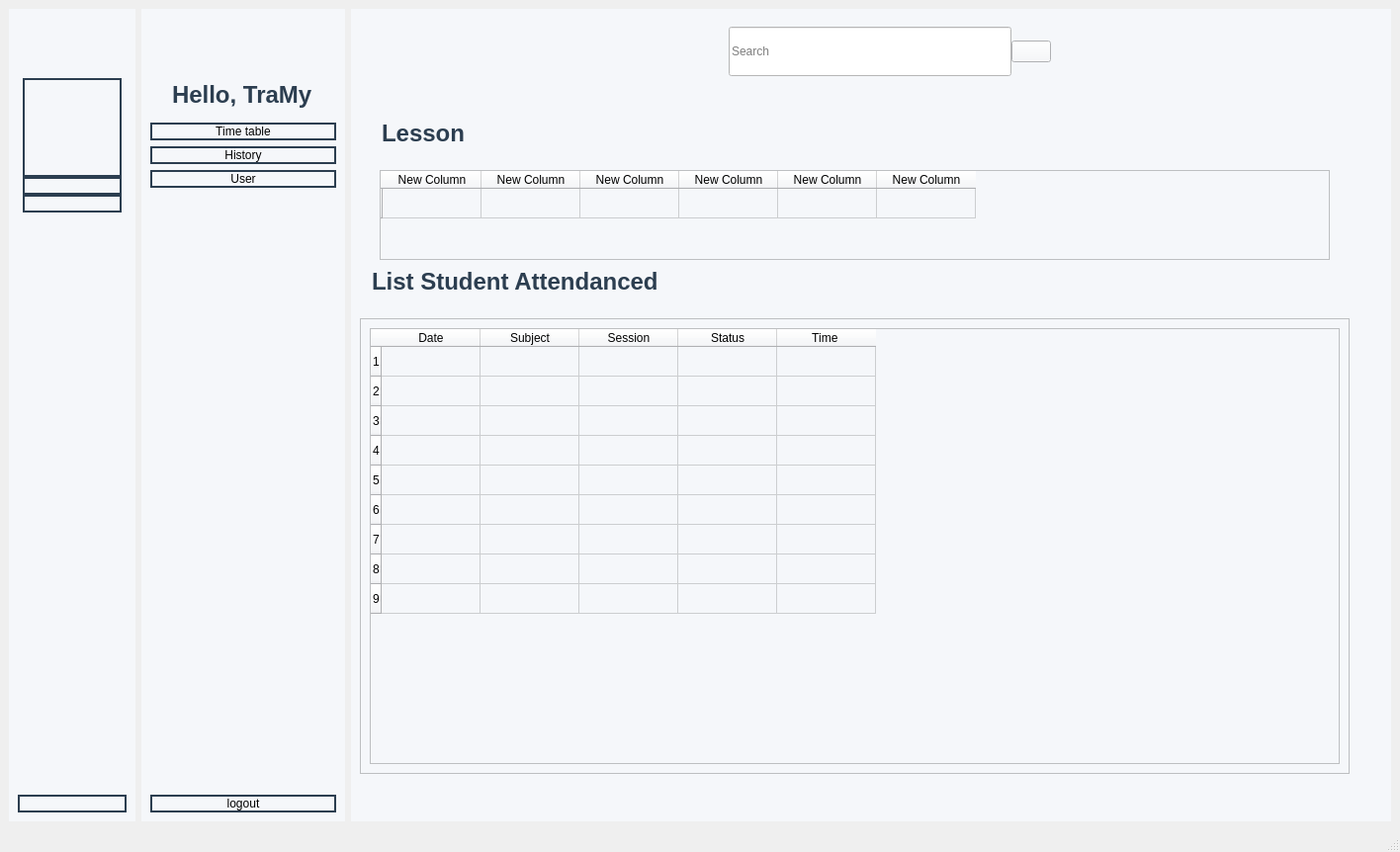
<?xml version="1.0" encoding="UTF-8"?>
<ui version="4.0">
 <class>MainWindow</class>
 <widget class="QMainWindow" name="MainWindow">
  <property name="geometry">
   <rect>
    <x>0</x>
    <y>0</y>
    <width>1416</width>
    <height>862</height>
   </rect>
  </property>
  <property name="windowTitle">
   <string>MainWindow</string>
  </property>
  <widget class="QWidget" name="centralwidget">
   <layout class="QHBoxLayout" name="horizontalLayout">
    <item>
     <widget class="QWidget" name="widget" native="true">
      <property name="enabled">
       <bool>true</bool>
      </property>
      <property name="minimumSize">
       <size>
        <width>120</width>
        <height>0</height>
       </size>
      </property>
      <property name="sizeIncrement">
       <size>
        <width>100</width>
        <height>0</height>
       </size>
      </property>
      <property name="styleSheet">
       <string notr="true">background-color:#F5F7FA;
</string>
      </property>
      <layout class="QVBoxLayout" name="verticalLayout_2">
       <item>
        <widget class="QPushButton" name="pushButton_12">
         <property name="minimumSize">
          <size>
           <width>50</width>
           <height>50</height>
          </size>
         </property>
         <property name="styleSheet">
          <string notr="true">border: none</string>
         </property>
         <property name="text">
          <string/>
         </property>
         <property name="icon">
          <iconset resource="../../../../resource.qrc">
           <normaloff>:/newPrefix/Documents/Python/qt5/UI/icon/logo_vku.jpg</normaloff>:/newPrefix/Documents/Python/qt5/UI/icon/logo_vku.jpg</iconset>
         </property>
         <property name="iconSize">
          <size>
           <width>100</width>
           <height>100</height>
          </size>
         </property>
        </widget>
       </item>
       <item>
        <layout class="QVBoxLayout" name="verticalLayout">
         <property name="spacing">
          <number>0</number>
         </property>
         <property name="leftMargin">
          <number>5</number>
         </property>
         <property name="topMargin">
          <number>5</number>
         </property>
         <property name="rightMargin">
          <number>5</number>
         </property>
         <property name="bottomMargin">
          <number>5</number>
         </property>
         <item>
          <widget class="QPushButton" name="timetablebtn">
           <property name="minimumSize">
            <size>
             <width>100</width>
             <height>100</height>
            </size>
           </property>
           <property name="styleSheet">
            <string notr="true">border: 1.5px solid #2C3E50;</string>
           </property>
           <property name="text">
            <string/>
           </property>
           <property name="icon">
            <iconset resource="../../../../resource.qrc">
             <normaloff>:/newPrefix/Documents/Python/qt5/UI/icon/table.png</normaloff>:/newPrefix/Documents/Python/qt5/UI/icon/table.png</iconset>
           </property>
           <property name="iconSize">
            <size>
             <width>100</width>
             <height>100</height>
            </size>
           </property>
           <property name="checkable">
            <bool>true</bool>
           </property>
           <property name="autoExclusive">
            <bool>true</bool>
           </property>
          </widget>
         </item>
         <item>
          <widget class="QPushButton" name="historybtn">
           <property name="styleSheet">
            <string notr="true">border: 1.5px solid #2C3E50;</string>
           </property>
           <property name="text">
            <string/>
           </property>
           <property name="icon">
            <iconset resource="../../../../resource.qrc">
             <normaloff>:/newPrefix/Documents/Python/qt5/UI/icon/history.png</normaloff>:/newPrefix/Documents/Python/qt5/UI/icon/history.png</iconset>
           </property>
           <property name="iconSize">
            <size>
             <width>100</width>
             <height>100</height>
            </size>
           </property>
           <property name="checkable">
            <bool>true</bool>
           </property>
           <property name="autoExclusive">
            <bool>true</bool>
           </property>
          </widget>
         </item>
         <item>
          <widget class="QPushButton" name="userbtn">
           <property name="styleSheet">
            <string notr="true">border: 1.5px solid #2C3E50;</string>
           </property>
           <property name="text">
            <string/>
           </property>
           <property name="icon">
            <iconset resource="../../../../resource.qrc">
             <normaloff>:/newPrefix/Documents/Python/qt5/UI/icon/user.png</normaloff>:/newPrefix/Documents/Python/qt5/UI/icon/user.png</iconset>
           </property>
           <property name="iconSize">
            <size>
             <width>100</width>
             <height>100</height>
            </size>
           </property>
           <property name="checkable">
            <bool>true</bool>
           </property>
           <property name="autoExclusive">
            <bool>true</bool>
           </property>
          </widget>
         </item>
        </layout>
       </item>
       <item>
        <spacer name="verticalSpacer">
         <property name="orientation">
          <enum>Qt::Vertical</enum>
         </property>
         <property name="sizeHint" stdset="0">
          <size>
           <width>20</width>
           <height>238</height>
          </size>
         </property>
        </spacer>
       </item>
       <item>
        <widget class="QPushButton" name="logoutbtn">
         <property name="styleSheet">
          <string notr="true">border: 1.5px solid #2C3E50;</string>
         </property>
         <property name="text">
          <string/>
         </property>
         <property name="icon">
          <iconset resource="../../../../resource.qrc">
           <normaloff>:/newPrefix/Documents/Python/qt5/UI/icon/logout.png</normaloff>:/newPrefix/Documents/Python/qt5/UI/icon/logout.png</iconset>
         </property>
         <property name="iconSize">
          <size>
           <width>100</width>
           <height>100</height>
          </size>
         </property>
         <property name="checkable">
          <bool>true</bool>
         </property>
         <property name="autoExclusive">
          <bool>true</bool>
         </property>
        </widget>
       </item>
      </layout>
     </widget>
    </item>
    <item>
     <widget class="QWidget" name="widget_2" native="true">
      <property name="styleSheet">
       <string notr="true">background-color:#F5F7FA;
</string>
      </property>
      <layout class="QVBoxLayout" name="verticalLayout_4">
       <item>
        <widget class="QPushButton" name="pushButton_13">
         <property name="minimumSize">
          <size>
           <width>50</width>
           <height>50</height>
          </size>
         </property>
         <property name="styleSheet">
          <string notr="true">border: none</string>
         </property>
         <property name="text">
          <string/>
         </property>
         <property name="icon">
          <iconset resource="../../../../resource.qrc">
           <normaloff>:/newPrefix/Documents/Python/qt5/UI/icon/logo_vku.jpg</normaloff>:/newPrefix/Documents/Python/qt5/UI/icon/logo_vku.jpg</iconset>
         </property>
         <property name="iconSize">
          <size>
           <width>100</width>
           <height>100</height>
          </size>
         </property>
        </widget>
       </item>
       <item>
        <widget class="QLabel" name="lb_4">
         <property name="styleSheet">
          <string notr="true">color: rgb(44, 62, 80);                
padding: 8px 16px;   
font-size: 24px; 
font-weight: bold; </string>
         </property>
         <property name="text">
          <string>Hello, TraMy</string>
         </property>
        </widget>
       </item>
       <item>
        <layout class="QVBoxLayout" name="verticalLayout_3">
         <item>
          <widget class="QPushButton" name="timetabebtn2">
           <property name="styleSheet">
            <string notr="true">border: 1.5px solid #2C3E50;</string>
           </property>
           <property name="text">
            <string>Time table</string>
           </property>
           <property name="icon">
            <iconset resource="../../../../resource.qrc">
             <normaloff>:/newPrefix/Documents/Python/qt5/UI/icon/table.png</normaloff>:/newPrefix/Documents/Python/qt5/UI/icon/table.png</iconset>
           </property>
           <property name="iconSize">
            <size>
             <width>100</width>
             <height>100</height>
            </size>
           </property>
           <property name="checkable">
            <bool>true</bool>
           </property>
           <property name="autoExclusive">
            <bool>true</bool>
           </property>
          </widget>
         </item>
         <item>
          <widget class="QPushButton" name="historybtn_2">
           <property name="styleSheet">
            <string notr="true">border: 1.5px solid #2C3E50;</string>
           </property>
           <property name="text">
            <string>History</string>
           </property>
           <property name="icon">
            <iconset resource="../../../../resource.qrc">
             <normaloff>:/newPrefix/Documents/Python/qt5/UI/icon/history.png</normaloff>:/newPrefix/Documents/Python/qt5/UI/icon/history.png</iconset>
           </property>
           <property name="iconSize">
            <size>
             <width>100</width>
             <height>100</height>
            </size>
           </property>
           <property name="checkable">
            <bool>true</bool>
           </property>
           <property name="autoExclusive">
            <bool>true</bool>
           </property>
          </widget>
         </item>
         <item>
          <widget class="QPushButton" name="userbtn_2">
           <property name="styleSheet">
            <string notr="true">border: 1.5px solid #2C3E50;</string>
           </property>
           <property name="text">
            <string>User</string>
           </property>
           <property name="icon">
            <iconset resource="../../../../resource.qrc">
             <normaloff>:/newPrefix/Documents/Python/qt5/UI/icon/user.png</normaloff>:/newPrefix/Documents/Python/qt5/UI/icon/user.png</iconset>
           </property>
           <property name="iconSize">
            <size>
             <width>100</width>
             <height>100</height>
            </size>
           </property>
           <property name="checkable">
            <bool>true</bool>
           </property>
           <property name="autoExclusive">
            <bool>true</bool>
           </property>
          </widget>
         </item>
        </layout>
       </item>
       <item>
        <spacer name="verticalSpacer_2">
         <property name="orientation">
          <enum>Qt::Vertical</enum>
         </property>
         <property name="sizeHint" stdset="0">
          <size>
           <width>20</width>
           <height>150</height>
          </size>
         </property>
        </spacer>
       </item>
       <item>
        <widget class="QPushButton" name="logoutbtn_2">
         <property name="styleSheet">
          <string notr="true">border: 1.5px solid #2C3E50;</string>
         </property>
         <property name="text">
          <string>logout</string>
         </property>
         <property name="icon">
          <iconset resource="../../../../resource.qrc">
           <normaloff>:/newPrefix/Documents/Python/qt5/UI/icon/logout.png</normaloff>:/newPrefix/Documents/Python/qt5/UI/icon/logout.png</iconset>
         </property>
         <property name="iconSize">
          <size>
           <width>100</width>
           <height>100</height>
          </size>
         </property>
         <property name="checkable">
          <bool>true</bool>
         </property>
         <property name="autoExclusive">
          <bool>true</bool>
         </property>
        </widget>
       </item>
      </layout>
     </widget>
    </item>
    <item>
     <widget class="QWidget" name="widget_3" native="true">
      <property name="styleSheet">
       <string notr="true">background-color:#F5F7FA;
</string>
      </property>
      <layout class="QVBoxLayout" name="verticalLayout_5">
       <item>
        <widget class="QWidget" name="widget_4" native="true">
         <layout class="QHBoxLayout" name="horizontalLayout_3">
          <item>
           <widget class="QPushButton" name="menubtn">
            <property name="styleSheet">
             <string notr="true">border:none;</string>
            </property>
            <property name="text">
             <string/>
            </property>
            <property name="icon">
             <iconset resource="../../../../resource.qrc">
              <normaloff>:/newPrefix/Documents/Python/qt5/UI/icon/list.png</normaloff>:/newPrefix/Documents/Python/qt5/UI/icon/list.png</iconset>
            </property>
            <property name="iconSize">
             <size>
              <width>40</width>
              <height>40</height>
             </size>
            </property>
            <property name="checkable">
             <bool>true</bool>
            </property>
           </widget>
          </item>
          <item>
           <spacer name="horizontalSpacer_2">
            <property name="orientation">
             <enum>Qt::Horizontal</enum>
            </property>
            <property name="sizeHint" stdset="0">
             <size>
              <width>40</width>
              <height>20</height>
             </size>
            </property>
           </spacer>
          </item>
          <item>
           <layout class="QHBoxLayout" name="horizontalLayout_2">
            <property name="spacing">
             <number>0</number>
            </property>
            <property name="leftMargin">
             <number>0</number>
            </property>
            <property name="rightMargin">
             <number>0</number>
            </property>
            <item>
             <widget class="QLineEdit" name="lineEditFind">
              <property name="minimumSize">
               <size>
                <width>100</width>
                <height>50</height>
               </size>
              </property>
              <property name="styleSheet">
               <string notr="true">background-color: white;</string>
              </property>
              <property name="placeholderText">
               <string>Search</string>
              </property>
             </widget>
            </item>
            <item>
             <widget class="QPushButton" name="findbtn">
              <property name="text">
               <string/>
              </property>
              <property name="icon">
               <iconset resource="../../../../resource.qrc">
                <normaloff>:/newPrefix/Documents/Python/qt5/UI/icon/magnifying-glass.png</normaloff>:/newPrefix/Documents/Python/qt5/UI/icon/magnifying-glass.png</iconset>
              </property>
              <property name="iconSize">
               <size>
                <width>40</width>
                <height>40</height>
               </size>
              </property>
             </widget>
            </item>
           </layout>
          </item>
          <item>
           <spacer name="horizontalSpacer">
            <property name="orientation">
             <enum>Qt::Horizontal</enum>
            </property>
            <property name="sizeHint" stdset="0">
             <size>
              <width>304</width>
              <height>20</height>
             </size>
            </property>
           </spacer>
          </item>
         </layout>
        </widget>
       </item>
       <item>
        <widget class="QStackedWidget" name="stackedWidget">
         <property name="currentIndex">
          <number>2</number>
         </property>
         <widget class="QWidget" name="page">
          <widget class="QLabel" name="lb_5">
           <property name="geometry">
            <rect>
             <x>10</x>
             <y>40</y>
             <width>251</width>
             <height>45</height>
            </rect>
           </property>
           <property name="styleSheet">
            <string notr="true">color: rgb(44, 62, 80);                
padding: 8px 16px;   
font-size: 24px; 
font-weight: bold; </string>
           </property>
           <property name="text">
            <string>Today's schedule</string>
           </property>
          </widget>
          <widget class="QScrollArea" name="scrollArea">
           <property name="geometry">
            <rect>
             <x>20</x>
             <y>90</y>
             <width>981</width>
             <height>241</height>
            </rect>
           </property>
           <property name="widgetResizable">
            <bool>true</bool>
           </property>
           <widget class="QWidget" name="scrollAreaWidgetContents">
            <property name="geometry">
             <rect>
              <x>0</x>
              <y>0</y>
              <width>979</width>
              <height>239</height>
             </rect>
            </property>
            <layout class="QVBoxLayout" name="verticalLayout_7">
             <item>
              <widget class="QTableWidget" name="tbTodaySchedule">
               <property name="minimumSize">
                <size>
                 <width>100</width>
                 <height>100</height>
                </size>
               </property>
               <property name="rowCount">
                <number>3</number>
               </property>
               <attribute name="verticalHeaderHighlightSections">
                <bool>true</bool>
               </attribute>
               <row/>
               <row/>
               <row/>
               <column>
                <property name="text">
                 <string>Course Title</string>
                </property>
               </column>
               <column>
                <property name="text">
                 <string>Lecturer</string>
                </property>
               </column>
               <column>
                <property name="text">
                 <string>Weeks</string>
                </property>
               </column>
               <column>
                <property name="text">
                 <string>Room</string>
                </property>
               </column>
               <column>
                <property name="text">
                 <string>Day / Period</string>
                </property>
               </column>
               <column>
                <property name="text">
                 <string>Course Schedule</string>
                </property>
               </column>
               <column>
                <property name="text">
                 <string>Add Lession</string>
                </property>
               </column>
              </widget>
             </item>
            </layout>
           </widget>
          </widget>
          <widget class="QLabel" name="lb_8">
           <property name="geometry">
            <rect>
             <x>11</x>
             <y>344</y>
             <width>337</width>
             <height>45</height>
            </rect>
           </property>
           <property name="styleSheet">
            <string notr="true">color: rgb(44, 62, 80);                
padding: 8px 16px;   
font-size: 24px; 
font-weight: bold; </string>
           </property>
           <property name="text">
            <string>Schedule for other days!</string>
           </property>
          </widget>
          <widget class="QScrollArea" name="scrollArea_2">
           <property name="geometry">
            <rect>
             <x>11</x>
             <y>396</y>
             <width>981</width>
             <height>271</height>
            </rect>
           </property>
           <property name="widgetResizable">
            <bool>true</bool>
           </property>
           <widget class="QWidget" name="scrollAreaWidgetContents_2">
            <property name="geometry">
             <rect>
              <x>0</x>
              <y>0</y>
              <width>979</width>
              <height>269</height>
             </rect>
            </property>
            <layout class="QVBoxLayout" name="verticalLayout_9">
             <item>
              <widget class="QTableWidget" name="tbOrtherDay">
               <property name="minimumSize">
                <size>
                 <width>100</width>
                 <height>100</height>
                </size>
               </property>
               <property name="rowCount">
                <number>9</number>
               </property>
               <attribute name="verticalHeaderHighlightSections">
                <bool>true</bool>
               </attribute>
               <row>
                <property name="text">
                 <string>1</string>
                </property>
               </row>
               <row/>
               <row/>
               <row/>
               <row/>
               <row/>
               <row/>
               <row/>
               <row/>
               <column>
                <property name="text">
                 <string>Course Title</string>
                </property>
               </column>
               <column>
                <property name="text">
                 <string>Lecturer</string>
                </property>
               </column>
               <column>
                <property name="text">
                 <string>Weeks</string>
                </property>
               </column>
               <column>
                <property name="text">
                 <string>Room</string>
                </property>
               </column>
               <column>
                <property name="text">
                 <string>Day / Period</string>
                </property>
               </column>
               <column>
                <property name="text">
                 <string>Course Schedule</string>
                </property>
               </column>
               <column>
                <property name="text">
                 <string>More</string>
                </property>
               </column>
               <item row="0" column="0">
                <property name="text">
                 <string>Software Quality Assurance and Testing (2)</string>
                </property>
               </item>
              </widget>
             </item>
            </layout>
           </widget>
          </widget>
         </widget>
         <widget class="QWidget" name="page_3">
          <layout class="QVBoxLayout" name="verticalLayout_10">
           <item>
            <widget class="QLabel" name="lb_7">
             <property name="maximumSize">
              <size>
               <width>200</width>
               <height>50</height>
              </size>
             </property>
             <property name="styleSheet">
              <string notr="true">color: rgb(44, 62, 80);                
padding: 8px 16px;   
font-size: 24px; 
font-weight: bold; </string>
             </property>
             <property name="text">
              <string>User page</string>
             </property>
            </widget>
           </item>
           <item>
            <widget class="QWidget" name="widget_5" native="true">
             <property name="styleSheet">
              <string notr="true">background-color: white;</string>
             </property>
             <widget class="QWidget" name="layoutWidget">
              <property name="geometry">
               <rect>
                <x>370</x>
                <y>30</y>
                <width>521</width>
                <height>471</height>
               </rect>
              </property>
              <layout class="QVBoxLayout" name="verticalLayout_6">
               <item>
                <widget class="QLabel" name="lb_9">
                 <property name="styleSheet">
                  <string notr="true">color: rgb(44, 62, 80);                
padding: 8px 16px;   
font-size: 24px; 
font-weight: bold; </string>
                 </property>
                 <property name="text">
                  <string>Nguyen Ngo Tra My</string>
                 </property>
                </widget>
               </item>
               <item>
                <widget class="QLabel" name="TxtStudentid">
                 <property name="styleSheet">
                  <string notr="true">color: rgb(44, 62, 80);                
padding: 8px 16px;   
font-size: 18px; 
</string>
                 </property>
                 <property name="text">
                  <string>StudentId: 22AD031</string>
                 </property>
                </widget>
               </item>
               <item>
                <widget class="QLabel" name="TxtClass">
                 <property name="styleSheet">
                  <string notr="true">color: rgb(44, 62, 80);                
padding: 8px 16px;   
font-size: 18px; 
</string>
                 </property>
                 <property name="text">
                  <string>Class: 22AD031</string>
                 </property>
                </widget>
               </item>
               <item>
                <widget class="QLabel" name="txtAcademyYear">
                 <property name="styleSheet">
                  <string notr="true">color: rgb(44, 62, 80);                
padding: 8px 16px;   
font-size: 18px; 
</string>
                 </property>
                 <property name="text">
                  <string>Academy Year: 22AD031</string>
                 </property>
                </widget>
               </item>
               <item>
                <widget class="QLabel" name="TxtMayor">
                 <property name="styleSheet">
                  <string notr="true">color: rgb(44, 62, 80);                
padding: 8px 16px;   
font-size: 18px; 
</string>
                 </property>
                 <property name="text">
                  <string>Mayor: 22AD031</string>
                 </property>
                </widget>
               </item>
               <item>
                <widget class="QLabel" name="TxtFaculty">
                 <property name="styleSheet">
                  <string notr="true">color: rgb(44, 62, 80);                
padding: 8px 16px;   
font-size: 18px; 
</string>
                 </property>
                 <property name="text">
                  <string>Faculty: 22AD031</string>
                 </property>
                </widget>
               </item>
              </layout>
             </widget>
             <widget class="QWidget" name="layoutWidget">
              <property name="geometry">
               <rect>
                <x>70</x>
                <y>20</y>
                <width>301</width>
                <height>661</height>
               </rect>
              </property>
              <layout class="QVBoxLayout" name="verticalLayout_11">
               <property name="spacing">
                <number>7</number>
               </property>
               <property name="sizeConstraint">
                <enum>QLayout::SetDefaultConstraint</enum>
               </property>
               <property name="topMargin">
                <number>0</number>
               </property>
               <property name="rightMargin">
                <number>10</number>
               </property>
               <property name="bottomMargin">
                <number>200</number>
               </property>
               <item>
                <widget class="QLabel" name="label">
                 <property name="minimumSize">
                  <size>
                   <width>0</width>
                   <height>0</height>
                  </size>
                 </property>
                 <property name="maximumSize">
                  <size>
                   <width>200</width>
                   <height>200</height>
                  </size>
                 </property>
                 <property name="styleSheet">
                  <string notr="true">background-color: white;
color: #2C3E50;
border: 1.5px solid #2C3E50;
border-radius: 95%;
font-size: 18px;
font-weight: bold;
padding: 10px 30px;</string>
                 </property>
                 <property name="text">
                  <string/>
                 </property>
                 <property name="pixmap">
                  <pixmap resource="../../../../resource.qrc">:/newPrefix/Documents/Python/qt5/UI/icon/logo_vku.jpg</pixmap>
                 </property>
                </widget>
               </item>
               <item>
                <widget class="QPushButton" name="btnUpdateProfile">
                 <property name="styleSheet">
                  <string notr="true">background-color: #2C3E50;
color: white;
border: 1.5px solid #2C3E50;
border-radius: 5%;
font-size: 18px;
font-weight: bold;
padding: 10px 30px;</string>
                 </property>
                 <property name="text">
                  <string>Update profile</string>
                 </property>
                </widget>
               </item>
               <item>
                <widget class="QPushButton" name="btnExtractFile">
                 <property name="styleSheet">
                  <string notr="true">background-color: white;
color: #2C3E50;
border: 1.5px solid #2C3E50;
border-radius: 5%;
font-size: 18px;
font-weight: bold;
padding: 10px 30px;</string>
                 </property>
                 <property name="text">
                  <string>Extract file</string>
                 </property>
                </widget>
               </item>
               <item>
                <widget class="QPushButton" name="btnUpdateImag">
                 <property name="styleSheet">
                  <string notr="true">background-color: #2C3E50;
color: white;
border: 1.5px solid #2C3E50;
border-radius: 5%;
font-size: 18px;
font-weight: bold;
padding: 10px 30px;</string>
                 </property>
                 <property name="text">
                  <string>Update Image</string>
                 </property>
                </widget>
               </item>
              </layout>
             </widget>
            </widget>
           </item>
          </layout>
         </widget>
         <widget class="QWidget" name="page_2">
          <widget class="QScrollArea" name="scrollArea_4">
           <property name="geometry">
            <rect>
             <x>0</x>
             <y>230</y>
             <width>1001</width>
             <height>461</height>
            </rect>
           </property>
           <property name="widgetResizable">
            <bool>true</bool>
           </property>
           <widget class="QWidget" name="scrollAreaWidgetContents_4">
            <property name="geometry">
             <rect>
              <x>0</x>
              <y>0</y>
              <width>999</width>
              <height>459</height>
             </rect>
            </property>
            <layout class="QVBoxLayout" name="verticalLayout_8">
             <item>
              <widget class="QTableWidget" name="tbHistory">
               <property name="minimumSize">
                <size>
                 <width>100</width>
                 <height>100</height>
                </size>
               </property>
               <property name="rowCount">
                <number>9</number>
               </property>
               <attribute name="verticalHeaderHighlightSections">
                <bool>true</bool>
               </attribute>
               <row>
                <property name="text">
                 <string>1</string>
                </property>
               </row>
               <row/>
               <row/>
               <row/>
               <row/>
               <row/>
               <row/>
               <row/>
               <row/>
               <column>
                <property name="text">
                 <string>Date</string>
                </property>
               </column>
               <column>
                <property name="text">
                 <string>Subject</string>
                </property>
               </column>
               <column>
                <property name="text">
                 <string>Session</string>
                </property>
               </column>
               <column>
                <property name="text">
                 <string>Status</string>
                </property>
               </column>
               <column>
                <property name="text">
                 <string>Time </string>
                </property>
               </column>
              </widget>
             </item>
            </layout>
           </widget>
          </widget>
          <widget class="QLabel" name="lb_6">
           <property name="geometry">
            <rect>
             <x>0</x>
             <y>20</y>
             <width>281</width>
             <height>45</height>
            </rect>
           </property>
           <property name="styleSheet">
            <string notr="true">color: rgb(44, 62, 80);                
padding: 8px 16px;   
font-size: 24px; 
font-weight: bold; </string>
           </property>
           <property name="text">
            <string>Lesson</string>
           </property>
          </widget>
          <widget class="QLabel" name="lb_10">
           <property name="geometry">
            <rect>
             <x>-10</x>
             <y>170</y>
             <width>361</width>
             <height>45</height>
            </rect>
           </property>
           <property name="styleSheet">
            <string notr="true">color: rgb(44, 62, 80);                
padding: 8px 16px;   
font-size: 24px; 
font-weight: bold; </string>
           </property>
           <property name="text">
            <string>List Student Attendanced</string>
           </property>
          </widget>
          <widget class="QTableWidget" name="tableWidget">
           <property name="geometry">
            <rect>
             <x>20</x>
             <y>80</y>
             <width>961</width>
             <height>91</height>
            </rect>
           </property>
           <row>
            <property name="text">
             <string/>
            </property>
           </row>
           <column>
            <property name="text">
             <string>New Column</string>
            </property>
           </column>
           <column>
            <property name="text">
             <string>New Column</string>
            </property>
           </column>
           <column>
            <property name="text">
             <string>New Column</string>
            </property>
           </column>
           <column>
            <property name="text">
             <string>New Column</string>
            </property>
           </column>
           <column>
            <property name="text">
             <string>New Column</string>
            </property>
           </column>
           <column>
            <property name="text">
             <string>New Column</string>
            </property>
           </column>
          </widget>
         </widget>
         <widget class="QWidget" name="page_4">
          <widget class="QLabel" name="lb_11">
           <property name="geometry">
            <rect>
             <x>20</x>
             <y>30</y>
             <width>251</width>
             <height>45</height>
            </rect>
           </property>
           <property name="styleSheet">
            <string notr="true">color: rgb(44, 62, 80);                
padding: 8px 16px;   
font-size: 24px; 
font-weight: bold; </string>
           </property>
           <property name="text">
            <string>List Lesson</string>
           </property>
          </widget>
          <widget class="QScrollArea" name="scrollArea_3">
           <property name="geometry">
            <rect>
             <x>30</x>
             <y>80</y>
             <width>981</width>
             <height>571</height>
            </rect>
           </property>
           <property name="widgetResizable">
            <bool>true</bool>
           </property>
           <widget class="QWidget" name="scrollAreaWidgetContents_3">
            <property name="geometry">
             <rect>
              <x>0</x>
              <y>0</y>
              <width>979</width>
              <height>569</height>
             </rect>
            </property>
            <layout class="QVBoxLayout" name="verticalLayout_12">
             <item>
              <widget class="QTableWidget" name="tbTodaySchedule_2">
               <property name="minimumSize">
                <size>
                 <width>100</width>
                 <height>100</height>
                </size>
               </property>
               <property name="rowCount">
                <number>3</number>
               </property>
               <attribute name="verticalHeaderHighlightSections">
                <bool>true</bool>
               </attribute>
               <row/>
               <row/>
               <row/>
               <column>
                <property name="text">
                 <string>Course Title</string>
                </property>
               </column>
               <column>
                <property name="text">
                 <string>Lecturer</string>
                </property>
               </column>
               <column>
                <property name="text">
                 <string>Weeks</string>
                </property>
               </column>
               <column>
                <property name="text">
                 <string>Room</string>
                </property>
               </column>
               <column>
                <property name="text">
                 <string>Day / Period</string>
                </property>
               </column>
               <column>
                <property name="text">
                 <string>Course Schedule</string>
                </property>
               </column>
               <column>
                <property name="text">
                 <string>Add Lession</string>
                </property>
               </column>
              </widget>
             </item>
            </layout>
           </widget>
          </widget>
          <widget class="QPushButton" name="logoutbtn_3">
           <property name="geometry">
            <rect>
             <x>290</x>
             <y>20</y>
             <width>301</width>
             <height>51</height>
            </rect>
           </property>
           <property name="styleSheet">
            <string notr="true">border: 1.5px solid #2C3E50;</string>
           </property>
           <property name="text">
            <string>Add Lession</string>
           </property>
           <property name="icon">
            <iconset>
             <normaloff>:/newPrefix/Documents/Python/qt5/icon/logout.png</normaloff>:/newPrefix/Documents/Python/qt5/icon/logout.png</iconset>
           </property>
           <property name="iconSize">
            <size>
             <width>100</width>
             <height>100</height>
            </size>
           </property>
           <property name="checkable">
            <bool>true</bool>
           </property>
           <property name="autoExclusive">
            <bool>true</bool>
           </property>
          </widget>
         </widget>
        </widget>
       </item>
      </layout>
     </widget>
    </item>
   </layout>
  </widget>
  <widget class="QMenuBar" name="menubar">
   <property name="geometry">
    <rect>
     <x>0</x>
     <y>0</y>
     <width>1416</width>
     <height>26</height>
    </rect>
   </property>
  </widget>
  <widget class="QStatusBar" name="statusbar"/>
 </widget>
 <resources>
  <include location="../../../../resource.qrc"/>
 </resources>
 <connections>
  <connection>
   <sender>menubtn</sender>
   <signal>toggled(bool)</signal>
   <receiver>widget_2</receiver>
   <slot>setVisible(bool)</slot>
   <hints>
    <hint type="sourcelabel">
     <x>449</x>
     <y>104</y>
    </hint>
    <hint type="destinationlabel">
     <x>335</x>
     <y>568</y>
    </hint>
   </hints>
  </connection>
  <connection>
   <sender>timetablebtn</sender>
   <signal>clicked()</signal>
   <receiver>timetabebtn2</receiver>
   <slot>toggle()</slot>
   <hints>
    <hint type="sourcelabel">
     <x>93</x>
     <y>194</y>
    </hint>
    <hint type="destinationlabel">
     <x>215</x>
     <y>270</y>
    </hint>
   </hints>
  </connection>
  <connection>
   <sender>timetabebtn2</sender>
   <signal>clicked()</signal>
   <receiver>timetablebtn</receiver>
   <slot>toggle()</slot>
   <hints>
    <hint type="sourcelabel">
     <x>200</x>
     <y>240</y>
    </hint>
    <hint type="destinationlabel">
     <x>94</x>
     <y>217</y>
    </hint>
   </hints>
  </connection>
  <connection>
   <sender>historybtn</sender>
   <signal>clicked()</signal>
   <receiver>historybtn_2</receiver>
   <slot>toggle()</slot>
   <hints>
    <hint type="sourcelabel">
     <x>111</x>
     <y>322</y>
    </hint>
    <hint type="destinationlabel">
     <x>190</x>
     <y>352</y>
    </hint>
   </hints>
  </connection>
  <connection>
   <sender>historybtn_2</sender>
   <signal>clicked()</signal>
   <receiver>historybtn</receiver>
   <slot>toggle()</slot>
   <hints>
    <hint type="sourcelabel">
     <x>327</x>
     <y>422</y>
    </hint>
    <hint type="destinationlabel">
     <x>102</x>
     <y>316</y>
    </hint>
   </hints>
  </connection>
  <connection>
   <sender>userbtn_2</sender>
   <signal>clicked()</signal>
   <receiver>userbtn</receiver>
   <slot>toggle()</slot>
   <hints>
    <hint type="sourcelabel">
     <x>181</x>
     <y>477</y>
    </hint>
    <hint type="destinationlabel">
     <x>73</x>
     <y>434</y>
    </hint>
   </hints>
  </connection>
  <connection>
   <sender>userbtn</sender>
   <signal>clicked()</signal>
   <receiver>userbtn_2</receiver>
   <slot>toggle()</slot>
   <hints>
    <hint type="sourcelabel">
     <x>116</x>
     <y>381</y>
    </hint>
    <hint type="destinationlabel">
     <x>218</x>
     <y>467</y>
    </hint>
   </hints>
  </connection>
  <connection>
   <sender>menubtn</sender>
   <signal>toggled(bool)</signal>
   <receiver>widget</receiver>
   <slot>setHidden(bool)</slot>
   <hints>
    <hint type="sourcelabel">
     <x>417</x>
     <y>100</y>
    </hint>
    <hint type="destinationlabel">
     <x>122</x>
     <y>814</y>
    </hint>
   </hints>
  </connection>
 </connections>
</ui>
